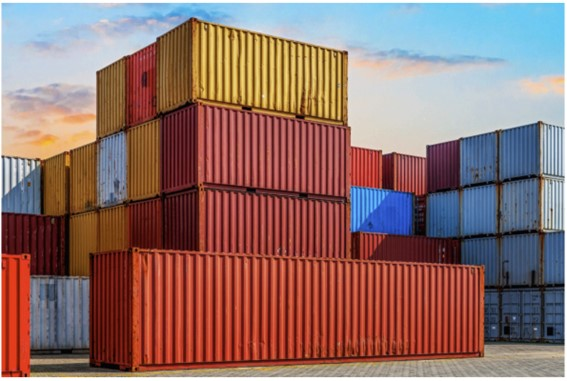
#> input picture images/foto11.jpg, 567 x 381 px
$ jupyter execute chanvese.ipynb
#> lines starting #> are read from the running program, lines starting #| are printed output that depends on the picture
[cell 1]
import matplotlib.pyplot as plt
from skimage.color import rgb2gray
from skimage.io import imread, imshow
from skimage.segmentation import chan_vese

fig, axes = plt.subplots(1, 3, figsize=(10, 10))

# Sample Image of scikit-image package
astronaut = imread('images/foto11.jpg')
#> astronaut is the input picture: shape (381, 567, 3); mean R, G, B 143.4, 111.2, 106.8
gray_astronaut = rgb2gray(astronaut)
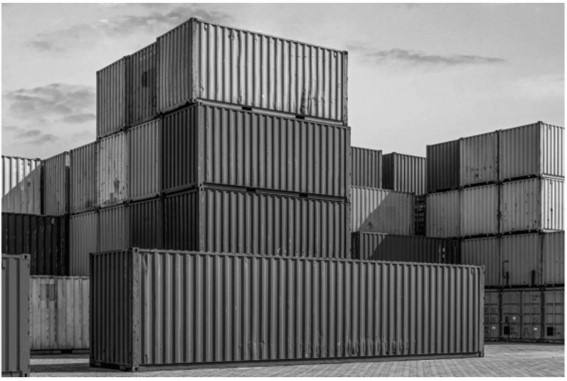
#> gray_astronaut: shape (381, 567) float64; min 0, max 1, mean 0.462

iterations=1000

# Computing the Chan VESE segmentation technique
chanvese_gray_astronaut = chan_vese(gray_astronaut,
                                    max_iter=iterations,
                                    extended_output=True)

ax = axes.flatten()

# Plotting the original image
ax[0].imshow(gray_astronaut, cmap='gray')
ax[0].set_title("Original Image")

# Plotting the segmented - 100 iterations image
ax[1].imshow(chanvese_gray_astronaut[0], cmap="gray")
title = "Chan-Vese segmentation - {} iterations".format(iterations)
format(len(chanvese_gray_astronaut[2]))

ax[1].set_title(title)

# Plotting the final level set
ax[2].imshow(chanvese_gray_astronaut[1], cmap='gray')
ax[2].set_title("Final Level Set")
plt.show()
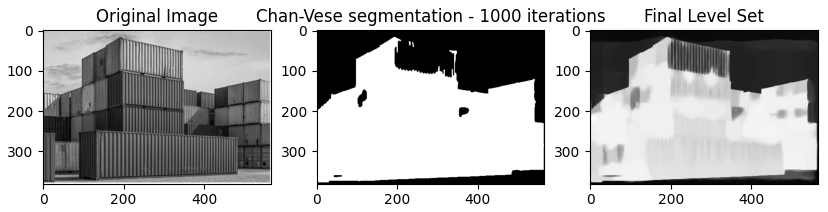
#> figure drawn by matplotlib, 3 panels
